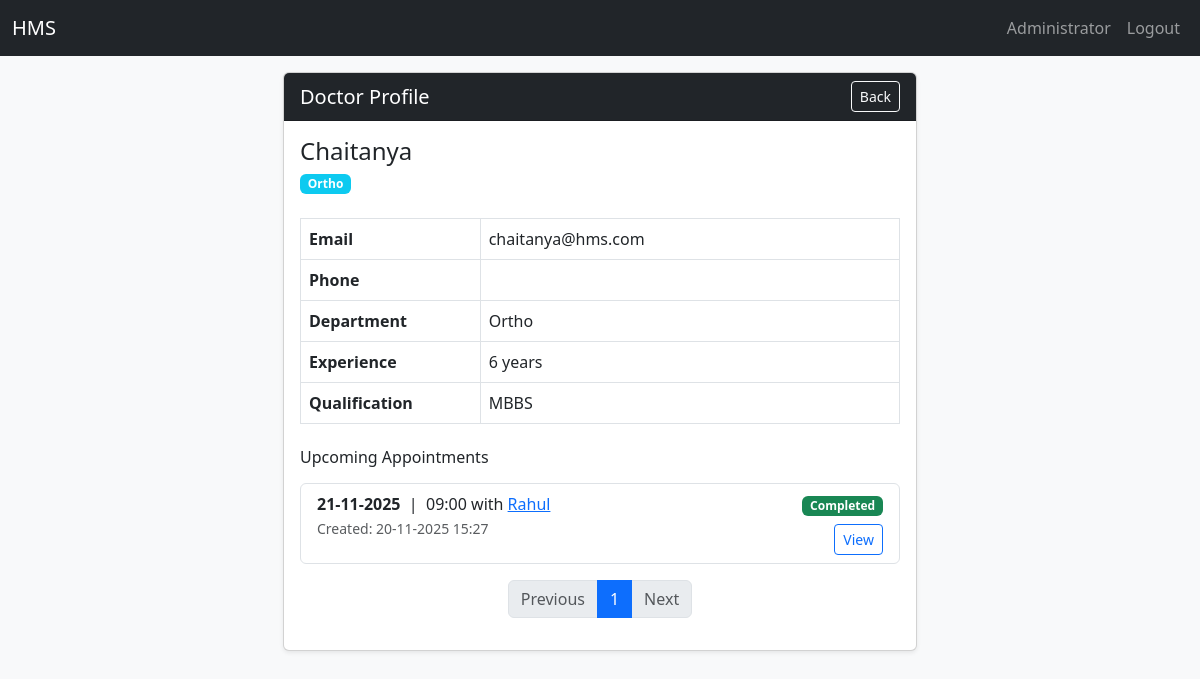
Page /admin/doctor/2/view (signed in) on the committed database.
### app/models.py (models this page shows, shortened)
class User(UserMixin, db.Model):
    id = db.Column(db.Integer, primary_key=True)
    email = db.Column(db.String(120), unique=True, nullable=False)
    name = db.Column(db.String(120), nullable=False)
    password_hash = db.Column(db.String(128), nullable=False)
    role = db.Column(db.String(20), nullable=False)
    active = db.Column(db.Boolean, default=True)
    reason= db.Column(db.String(255))
    created_at = db.Column(db.DateTime, default=func.now())
    doctor = db.relationship('DoctorProfile', backref='user', uselist=False)
    patient = db.relationship('PatientProfile', backref='user', uselist=False)

class DoctorProfile(db.Model):
    id = db.Column(db.Integer, primary_key=True)
    user_id = db.Column(db.Integer, db.ForeignKey('user.id'))
    specialization = db.Column(db.String(120))
    experience = db.Column(db.String(120))
    qualification = db.Column(db.String(120))
    department_id = db.Column(db.Integer, db.ForeignKey('department.id'))
    contact = db.Column(db.String(40))
    is_blacklisted = db.Column(db.Boolean, default=False, nullable=False)
    blacklist_reason = db.Column(db.Text, nullable=True)
    blacklisted_at = db.Column(db.DateTime, nullable=True)
    blacklisted_by = db.Column(db.Integer, nullable=True)  # Admin who blacklisted
    availability_json = db.Column(db.Text)
    bio = db.Column(db.Text)
    appointments = db.relationship('Appointment', backref='doctor', lazy='dynamic')

class Department(db.Model):
    id = db.Column(db.Integer, primary_key=True)
    name = db.Column(db.String(120), unique=True, nullable=False)
    description = db.Column(db.Text)
    doctors = db.relationship('DoctorProfile', backref='department', lazy='dynamic')

class Appointment(db.Model):
    id = db.Column(db.Integer, primary_key=True)
    patient_id = db.Column(db.Integer, db.ForeignKey('patient_profile.id'))
    doctor_id = db.Column(db.Integer, db.ForeignKey('doctor_profile.id'))
    date = db.Column(db.Date, nullable=False)
    time = db.Column(db.Time, nullable=False)
    status = db.Column(db.String(20), default='Booked')  # Booked/Completed/Cancelled
    created_at = db.Column(db.DateTime, default=func.now()) # Timestamp of appointment creation from database
    treatment = db.relationship('Treatment', backref='appointment', uselist=False)
    __table_args__ = (
        db.UniqueConstraint('doctor_id', 'date', 'time', name='uix_doctor_datetime'),
    )

### app/routes.py (the view)
@main.route('/admin/doctor/<int:doctor_id>/view')
@login_required
@role_required('admin')
@validate_csrf
def admin_view_doctor(doctor_id):
    return_url = request.args.get('next') or request.referrer
    page = request.args.get('page', 1, type=int)
    try:
        doctor = (
            DoctorProfile.query.get_or_404(doctor_id)
        )
    except Exception:
        current_app.logger.exception("Failed doctor eager-load; falling back.")
        doctor = DoctorProfile.query.get_or_404(doctor_id)
    appt_q = (Appointment.query
              .filter_by(doctor_id=doctor.id)
              .order_by(Appointment.date.desc(), Appointment.time.desc()))  # show recent first
    appointments, pagination = paginate_query(appt_q, page)
    return render_template(
        'doctor_profile_view.html',
        doctor=doctor,
        appointments=appointments,
        pagination=pagination,
        next=return_url
    )

### app/routes.py (called while the page is built)
def role_required(role):
    from functools import wraps
    def decorator(fn):
        @wraps(fn)
        def wrapper(*args, **kwargs):
            if not current_user.is_authenticated or current_user.role != role:
                flash('Access denied', 'danger')
                return redirect(url_for('views.login'))
            return fn(*args, **kwargs)
        return wrapper
    return decorator

def paginate_query(query, page, per_page=ITEMS_PER_PAGE):
    page = max(1, int(page or 1))
    per_page = int(per_page)
    total = query.order_by(None).count()
    total_pages = max(1, ceil(total / per_page))
    if page > total_pages:
        page = total_pages
    items = query.offset((page - 1) * per_page).limit(per_page).all()
    pagination = {
        'page': page,
        'per_page': per_page,
        'total': total,
        'total_pages': total_pages,
        'has_prev': page > 1,
        'has_next': page < total_pages,
        'prev_page': page - 1 if page > 1 else None,
        'next_page': page + 1 if page < total_pages else None
    }
    return items, pagination

### app/utils.py (called while the page is built)
def validate_csrf(func):
    @wraps(func)
    def wrapper(*args, **kwargs):
        token = session.get('csrf_token')
        form_token = None
        if request.method == 'POST':
            form_token = request.form.get('csrf_token') or request.headers.get('X-CSRF-Token')
        if request.method == 'POST':
            if not token or not form_token or token != form_token:
                flash('Invalid or missing CSRF token', 'danger')
                return redirect(url_for('views.index'))
        return func(*args, **kwargs)
    return wrapper

### app/templates/doctor_profile_view.html (shortened to what this page needs)
{% extends 'base.html' %} {% block title %}| View Doctor's Profile{% endblock %}
{% block content %}
<div class="row justify-content-center">
  <div class="col-lg-7 col-md-9">
    <div class="card shadow-sm">
      <div class="card-header bg-dark text-white d-flex justify-content-between align-items-center">
        <h5 class="mb-0">Doctor Profile</h5>
        <a href="javascript:history.back()" class="btn btn-sm btn-outline-light">Back</a>
      </div>
      <div class="card-body">
        <div class="d-flex align-items-center mb-4">
          <div>
            <h4 class="mb-1">{{ doctor.user.name }}</h4>
            <span class="badge bg-info">{{ doctor.specialization or "General" }}</span>
          </div>
        </div>
        <table class="table table-bordered mb-4">
          <tr>
            <th width="30%">Email</th>
            <td>{{ doctor.user.email }}</td>
          </tr>
          <tr>
            <th>Phone</th>
            <td>{{ doctor.user.phone }}</td>
          </tr>
          <tr>
            <th>Department</th>
            <td>{{ doctor.department.name if doctor.department else "—" }}</td>
          </tr>
          <tr>
            <th>Experience</th>
            <td>{{ doctor.experience or "Not provided" }}</td>
          </tr>
          <tr>
            <th>Qualification</th>
            <td>{{ doctor.qualification or "Not provided" }}</td>
          </tr>
        </table>
        <h6 class="mb-3">Upcoming Appointments</h6>
    {% if appointments %}
    <ul class="list-group mb-3">
        {% for appt in appointments %}
        <li class="list-group-item d-flex justify-content-between align-items-start">
            <div>
            <div>
                <strong>{{ appt.date.strftime('%d-%m-%Y') }}</strong>
                &nbsp;|&nbsp; {{ appt.time.strftime('%H:%M') }}
                {% if appt.patient and appt.doctor %}
                {% if doctor is defined %}
                    with <a href="{{ url_for('main.admin_view_patient', patient_id=appt.patient.id) }}">{{ appt.patient.user.name }}</a>
                {% elif patient is defined %}
                    with <a href="{{ url_for('main.admin_view_doctor', doctor_id=appt.doctor.id) }}">{{ appt.doctor.user.name }}</a>
                {% endif %}
                {% endif %}
            </div>
            <small class="text-muted">Created: {{ appt.created_at.strftime('%d-%m-%Y %H:%M') }}</small>
            </div>
            <div class="text-end">
            <span class="badge
                {% if appt.status == 'Booked' %}bg-info text-dark
                {% elif appt.status == 'Completed' %}bg-success
                {% elif appt.status == 'Cancelled' %}bg-danger
                {% else %}bg-secondary{% endif %}">
                {{ appt.status }}
            </span>
            <div class="mt-2">
                <a class="btn btn-sm btn-outline-primary" href="{{ url_for('main.admin_appointment_view', appt_id=appt.id, next=request.full_path) }}">View</a>
            </div>
            </div>
        </li>
        {% endfor %}
    </ul>
  <nav aria-label="Appointments pagination">
    <ul class="pagination justify-content-center">
      <li class="page-item {% if not pagination.has_prev %}disabled{% endif %}">
        <a class="page-link" href="?page={{ pagination.prev_page }}{% if next %}&next={{ next|urlencode }}{% endif %}" tabindex="-1">Previous</a>
      </li>
      {% for p in range(1, pagination.total_pages + 1) %}
        <li class="page-item {% if p == pagination.page %}active{% endif %}">
          <a class="page-link" href="?page={{ p }}{% if next %}&next={{ next|urlencode }}{% endif %}">{{ p }}</a>
        </li>
      {% endfor %}
      <li class="page-item {% if not pagination.has_next %}disabled{% endif %}">
        <a class="page-link" href="?page={{ pagination.next_page }}{% if next %}&next={{ next|urlencode }}{% endif %}">Next</a>
      </li>
    </ul>
  </nav>
    {% else %}
    <div class="alert alert-secondary">No appointments found.</div>
    {% endif %}
      </div>
    </div>
  </div>
</div>
{% endblock %}

### app/templates/base.html (shortened to what this page needs)
<!doctype html>
<html lang="en">
<head>
  <link href="https://cdn.jsdelivr.net/npm/bootstrap@5.3.0/dist/css/bootstrap.min.css" rel="stylesheet">
  <link rel="stylesheet" href="{{ url_for('static', filename='css/style.css') }}">
</head>
<body>
<nav class="navbar navbar-expand-lg navbar-dark bg-dark">
  <div class="container-fluid">
    <a class="navbar-brand text-white" id="home" href="/">HMS</a>
    <div class="collapse navbar-collapse">
      <ul class="navbar-nav ms-auto mb-2 mb-lg-0 ">
        {% if current_user.is_authenticated %}
          <li class="nav-item text-white"><a class="nav-link" href="#">{{ current_user.name }}</a></li>
          <li class="nav-item text-white"><a class="nav-link" href="{{ url_for('main.logout') }}">Logout</a></li>
        {% endif %}
      </ul>
    </div>
  </div>
</nav>
<div class="toast-container position-fixed top-0 end-0 p-3" style="z-index: 2000;">
</div>
<div class="container-fluid mt-3 px-5">
  {% block content %}
  {% endblock %}
</div>
</body>
</html>

### app/static/css/style.css (style rules this page uses)
body { background-color: #f8f9fa; font-family: "Segoe UI", Roboto, Arial, sans-serif; }

### rows in the picture
User: name "Administrator"
User: user.name "Chaitanya", user.email "chaitanya@hms.com"
DoctorProfile: specialization "Ortho", experience "6 years", qualification "MBBS"
Department: department "Ortho"
Appointment: date "21-11-2025", time "09:00", patient.user.name "Rahul", created_at "20-11-2025 15:27", status "Completed"

### other values in the picture
{{ p }} "1"
